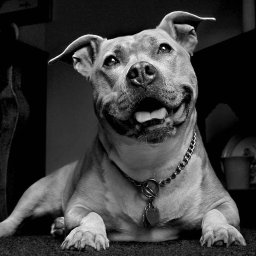
#> input picture contour/dog.png, 256 x 256 px
$ python contour.py
#> lines starting #> are read from the running program, lines starting #| are printed output that depends on the picture; after the words box and inside, x2 and y2 are one past the last pixel; in counts of white or black regions, pixels touching at a corner belong together
import cv2
import numpy as np

if __name__ == '__main__':
    img = cv2.imread('dog.png')
#> img is the input picture: shape (256, 256, 3); min 0, max 250, mean 59.9
    gray = cv2.cvtColor(img, cv2.COLOR_BGR2GRAY)
    sift = cv2.xfeatures2d.SIFT_create()
    kp = sift.detect(gray, None)
#> kp = 441 keypoints; strongest (x, y, size): (95, 36, 2.1), (168, 48, 4.8), (135, 80, 2), (192, 142, 1.9)
    img = cv2.drawKeypoints(gray, kp, img)
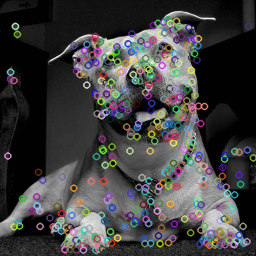
#> img: shape (256, 256, 3); mean B, G, R 64.7, 64.5, 64.9
    cv2.imwrite('sift_keypoints.jpg', img)

$ run again, with contour/Cluster-2png.png copied over contour/dog.png
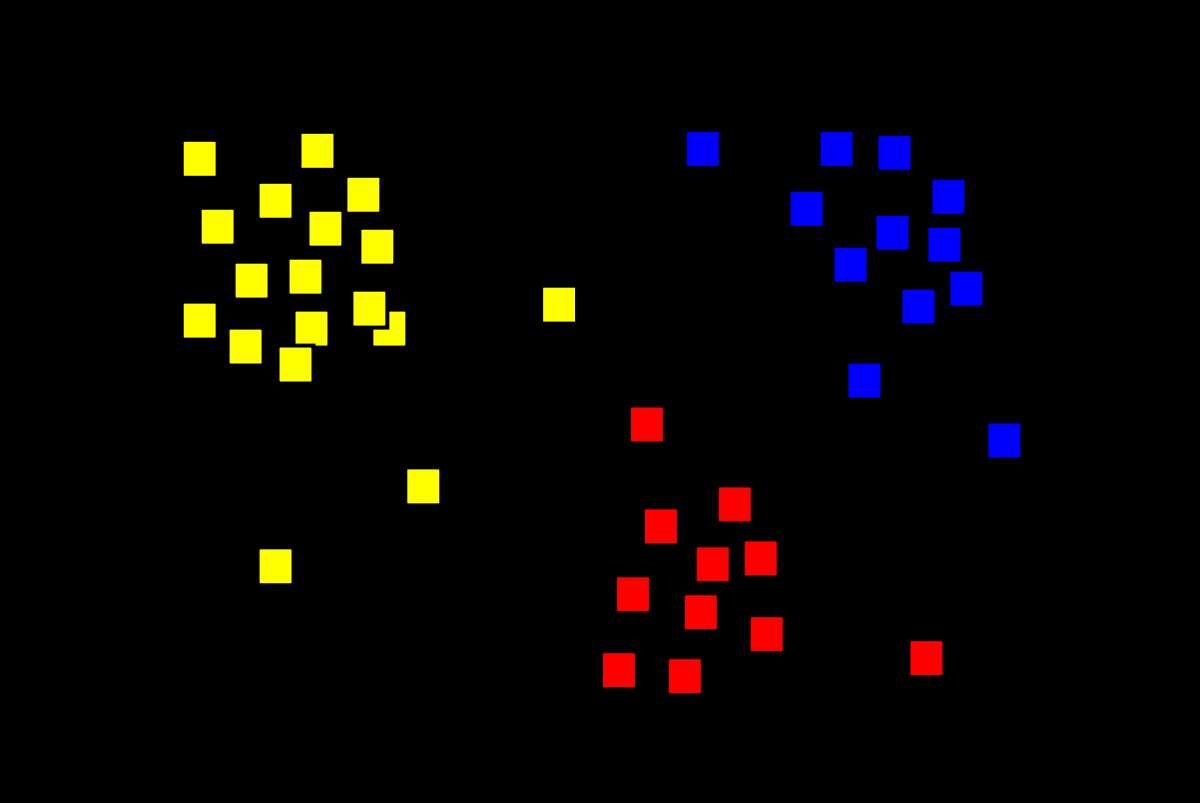
#> input picture contour/Cluster-2png.png, 1200 x 803 px
#> img is the input picture: shape (803, 1200, 3); mean B, G, R 3.4, 5.1, 8.2
#> `gray = cv2.cvtColor(img, cv2.COLOR_BGR2GRAY)`:
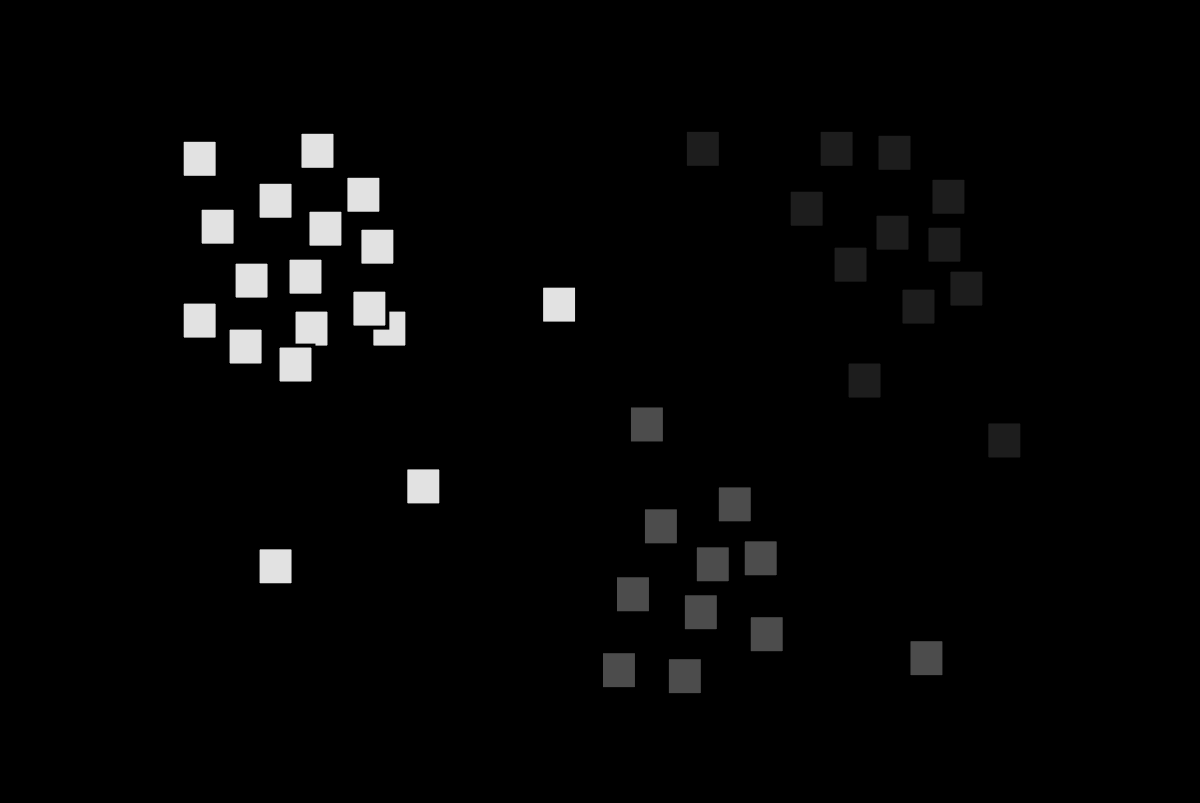
#> gray: shape (803, 1200); min 0, max 226, mean 5.8
#> kp = 203 keypoints; strongest (x, y, size): (423, 486, 23.7), (559, 304, 23.7), (199, 158, 23.6), (317, 150, 23.2)
#> `img = cv2.drawKeypoints(gray, kp, img)`:
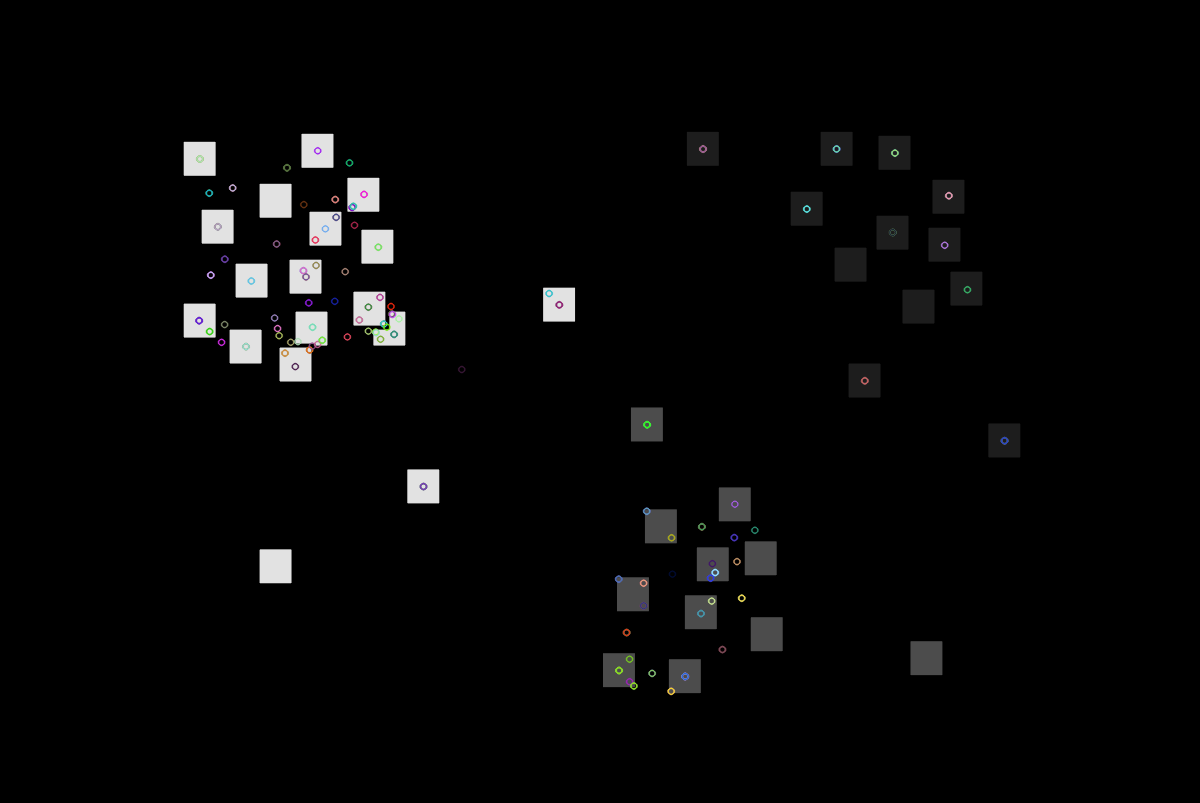
#> img: shape (803, 1200, 3); 5.06% of pixels changed, all inside (x1, y1, x2, y2) = (183, 131, 1021, 696)
